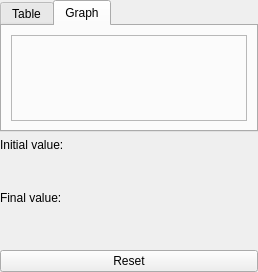
<?xml version="1.0" encoding="UTF-8"?>
<ui version="4.0">
 <class>PanelProgressionTable</class>
 <widget class="QWidget" name="PanelProgressionTable">
  <property name="geometry">
   <rect>
    <x>0</x>
    <y>0</y>
    <width>258</width>
    <height>272</height>
   </rect>
  </property>
  <property name="windowTitle">
   <string>Form</string>
  </property>
  <layout class="QGridLayout" name="gridLayout_3">
   <property name="leftMargin">
    <number>0</number>
   </property>
   <property name="topMargin">
    <number>0</number>
   </property>
   <property name="rightMargin">
    <number>0</number>
   </property>
   <property name="bottomMargin">
    <number>0</number>
   </property>
   <item row="0" column="0">
    <layout class="QGridLayout" name="gridLayout_2" columnstretch="1,0">
     <item row="3" column="0">
      <widget class="QLabel" name="label_17">
       <property name="text">
        <string>Final value:</string>
       </property>
      </widget>
     </item>
     <item row="0" column="0" colspan="2">
      <widget class="QTabWidget" name="tabWidget">
       <property name="currentIndex">
        <number>1</number>
       </property>
       <widget class="QWidget" name="tab">
        <attribute name="title">
         <string>Table</string>
        </attribute>
        <layout class="QGridLayout" name="gridLayout">
         <item row="0" column="0">
          <widget class="QScrollArea" name="scrollArea">
           <property name="widgetResizable">
            <bool>true</bool>
           </property>
           <widget class="QWidget" name="scrollAreaWidgetContents">
            <property name="geometry">
             <rect>
              <x>0</x>
              <y>0</y>
              <width>502</width>
              <height>170</height>
             </rect>
            </property>
            <layout class="QGridLayout" name="gridLayout_4">
             <item row="0" column="0">
              <widget class="WidgetTableProgression" name="tableWidget">
               <property name="cursor" stdset="0">
                <cursorShape>PointingHandCursor</cursorShape>
               </property>
               <property name="editTriggers">
                <set>QAbstractItemView::AnyKeyPressed|QAbstractItemView::DoubleClicked|QAbstractItemView::EditKeyPressed|QAbstractItemView::SelectedClicked</set>
               </property>
              </widget>
             </item>
            </layout>
           </widget>
          </widget>
         </item>
        </layout>
       </widget>
       <widget class="QWidget" name="tab_2">
        <attribute name="title">
         <string>Graph</string>
        </attribute>
        <layout class="QGridLayout" name="gridLayout_5">
         <item row="0" column="0">
          <widget class="WidgetChart" name="widgetChart">
           <property name="frameShape">
            <enum>QFrame::StyledPanel</enum>
           </property>
           <property name="frameShadow">
            <enum>QFrame::Raised</enum>
           </property>
          </widget>
         </item>
        </layout>
       </widget>
      </widget>
     </item>
     <item row="1" column="0">
      <widget class="QLabel" name="label_16">
       <property name="text">
        <string>Initial value:</string>
       </property>
      </widget>
     </item>
     <item row="2" column="0">
      <widget class="PanelPrimitiveValue" name="panelPrimitiveValueInitial" native="true">
       <property name="minimumSize">
        <size>
         <width>250</width>
         <height>27</height>
        </size>
       </property>
       <property name="maximumSize">
        <size>
         <width>250</width>
         <height>27</height>
        </size>
       </property>
      </widget>
     </item>
     <item row="1" column="1" rowspan="4">
      <spacer name="horizontalSpacer">
       <property name="orientation">
        <enum>Qt::Horizontal</enum>
       </property>
       <property name="sizeHint" stdset="0">
        <size>
         <width>40</width>
         <height>98</height>
        </size>
       </property>
      </spacer>
     </item>
     <item row="4" column="0">
      <widget class="PanelPrimitiveValue" name="panelPrimitiveValueFinal" native="true">
       <property name="minimumSize">
        <size>
         <width>250</width>
         <height>27</height>
        </size>
       </property>
       <property name="maximumSize">
        <size>
         <width>250</width>
         <height>27</height>
        </size>
       </property>
      </widget>
     </item>
     <item row="6" column="0" colspan="2">
      <widget class="QPushButton" name="pushButtonReset">
       <property name="text">
        <string>Reset</string>
       </property>
      </widget>
     </item>
     <item row="5" column="0" colspan="2">
      <widget class="WidgetSliderProgression" name="widgetSliderProgression" native="true">
       <property name="minimumSize">
        <size>
         <width>0</width>
         <height>0</height>
        </size>
       </property>
      </widget>
     </item>
    </layout>
   </item>
  </layout>
 </widget>
 <customwidgets>
  <customwidget>
   <class>PanelPrimitiveValue</class>
   <extends>QWidget</extends>
   <header>panelprimitivevalue.h</header>
   <container>1</container>
  </customwidget>
  <customwidget>
   <class>WidgetTableProgression</class>
   <extends>QTableWidget</extends>
   <header>widgettableprogression.h</header>
  </customwidget>
  <customwidget>
   <class>WidgetChart</class>
   <extends>QFrame</extends>
   <header>widgetchart.h</header>
   <container>1</container>
  </customwidget>
  <customwidget>
   <class>WidgetSliderProgression</class>
   <extends>QWidget</extends>
   <header>widgetsliderprogression.h</header>
   <container>1</container>
  </customwidget>
 </customwidgets>
 <resources/>
 <connections/>
</ui>
